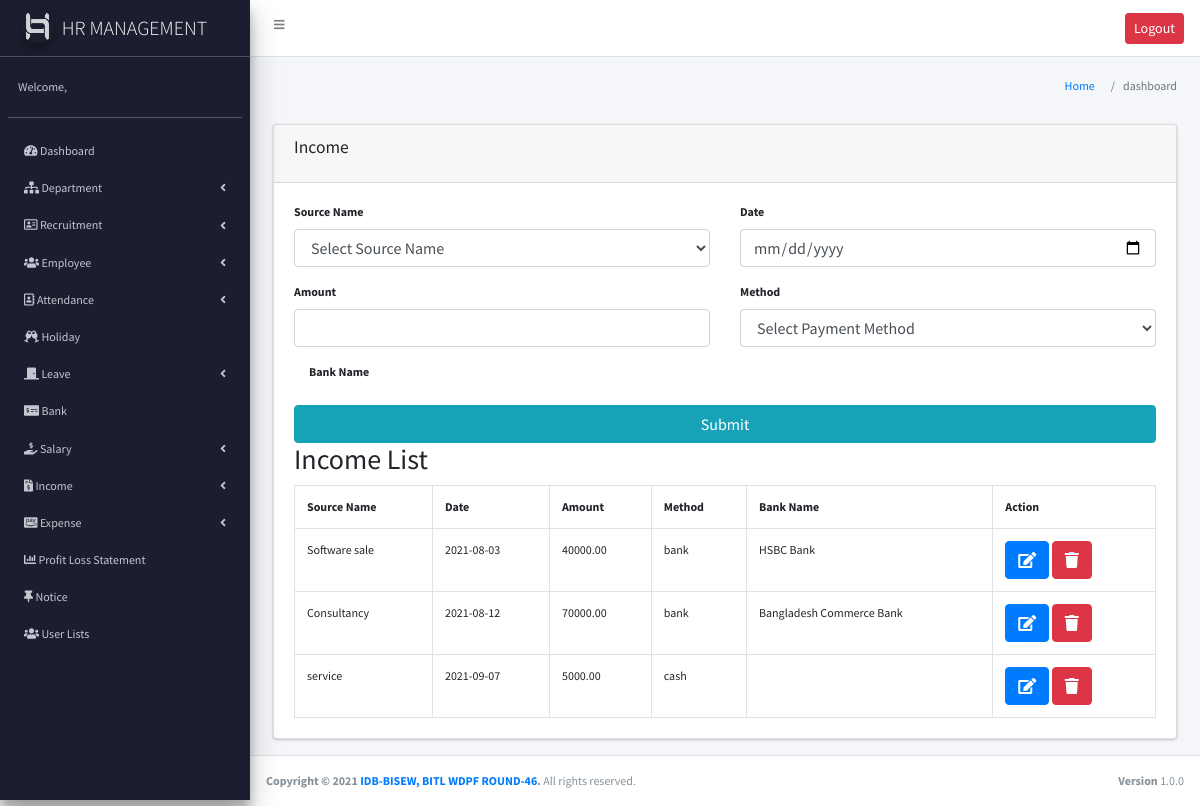
Screenshot of /add_income.php (signed in) with the database file from the repository.
### tables this page shows
CREATE TABLE `income` (
  `incomeID` int(11) NOT NULL,
  `sourceID` int(11) NOT NULL,
  `date` date NOT NULL,
  `amount` decimal(10,2) NOT NULL,
  `method` enum('cash','bank') NOT NULL,
  `bankID` int(11) NOT NULL
);

CREATE TABLE `income_source` (
  `id` int(11) NOT NULL,
  `name` varchar(255) NOT NULL,
  `status` enum('active','inactive') NOT NULL
);

CREATE TABLE `bank` (
  `bankID` int(11) NOT NULL,
  `bank_name` varchar(255) NOT NULL,
  `status` enum('active','inactive') NOT NULL DEFAULT 'active'
);

### add_income.php (the view, shortened to what this page needs)
<?php
require_once("header.php");
require_once("sidebar.php");
?>
<section class="content-header">
  <div class="container-fluid">
    <div class="row mb-2">
      <div class="col-sm-6">
      </div>
      <div class="col-sm-6">
        <ol class="breadcrumb float-sm-right">
          <li class="breadcrumb-item"><a href="#">Home</a></li>
          <li class="breadcrumb-item active">dashboard</li>
        </ol>
      </div>
    </div>
  </div>
</section>
<section class="content">
  <div class="container-fluid">
    <div class="row">
      <div class="col-md-12">
        <div class="card">
          <div class="card-header">
            <h2 class="card-title">Income</h2>
          </div>
          <div class="card-body">
            <form action="" method="post">
              <div class="row">
                <div class="col-6">
                  <div class="form-group">
                    <label for="source_name">Source Name</label>
                    <select class="form-control" name="source_name" id="source_name">
                      <option value="">Select Source Name</option>
                    </select>
                  </div>
                </div>
                <div class="col-6">
                  <div class="form-group">
                    <label for="date">Date</label>
                    <input type="date" class="form-control" name="date" id="date">
                  </div>
                </div>
                <div class="col-6">
                  <div class="form-group">
                    <label for="amount">Amount</label>
                    <input type="text" class="form-control" name="amount" id="amount">
                  </div>
                </div>
                <div class="col-6">
                  <div class="form-group">
                    <label for="method">Method</label>
                    <select class="form-control" name="method" id="method">
                      <option value="">Select Payment Method</option>
                    </select>
                  </div>
                </div>
              </div>
              <div class="col-12">
                <div class="form-group">
                  <label for="bank_name">Bank Name</label>
                </div>
              </div>
              <input type="submit" class="btn btn-block btn-info" value="Submit">
            </form>
            <h3>Income List</h3>
            <table class="table table-bordered">
              <tr>
                <th>Source Name</th>
                <th>Date</th>
                <th>Amount</th>
                <th>Method</th>
                <th>Bank Name</th>
                <th>Action</th>
              </tr>
              <?php
              $add = $conn->query("SELECT income.incomeID,income_source.name,income.date,income.amount,income.method,bankID FROM `income` JOIN income_source ON income_source.id=income.sourceID");
              while ($i = $add->fetch_assoc()) {
                $bankname = '';
                if ($i['bankID'] > 0) {
                  $b = $conn->query("SELECT `bankID`, `bank_name` FROM `bank` WHERE bankID=" . $i['bankID']);
                  $p = $b->fetch_assoc();
                  $bankname = $p['bank_name'];
                }
              ?>
                <tr>
                  <td><?php echo $i['name'] ?></td>
                  <td><?php echo $i['date'] ?></td>
                  <td><?php echo $i['amount'] ?></td>
                  <td><?php echo $i['method'] ?></td>
                  <td><?php echo $bankname; ?></td>
                  <td>
                    <a href="update_income.php?id=<?php echo $i['incomeID'] ?>" class="btn btn-xs btn-primary"><i class="fas fa-edit"></i></a>
                    <a href="delete_income.php?id=<?php echo $i['incomeID'] ?>" class="btn btn-xs btn-danger"><i class="fas fa-trash"></i></a>
                  </td>
                </tr>
              <?php  } ?>
            </table>
          </div>
        </div>
      </div>
    </div>
  </div>
</section>
<?php require("footer.php"); ?>

### assets/css/style.css (style rules this page uses)
body { font-family: 'Source Sans Pro'; font-size: 12px; }

### rows the page displays
income: sourceID.name "Software sale", date "2021-08-03", amount "40000.00", method "bank", bankID.bank_name "HSBC Bank"
income: sourceID.name "Consultancy", date "2021-08-12", amount "70000.00", method "bank", bankID.bank_name "Bangladesh Commerce Bank"
income: sourceID.name "service", date "2021-09-07", amount "5000.00", method "cash"
